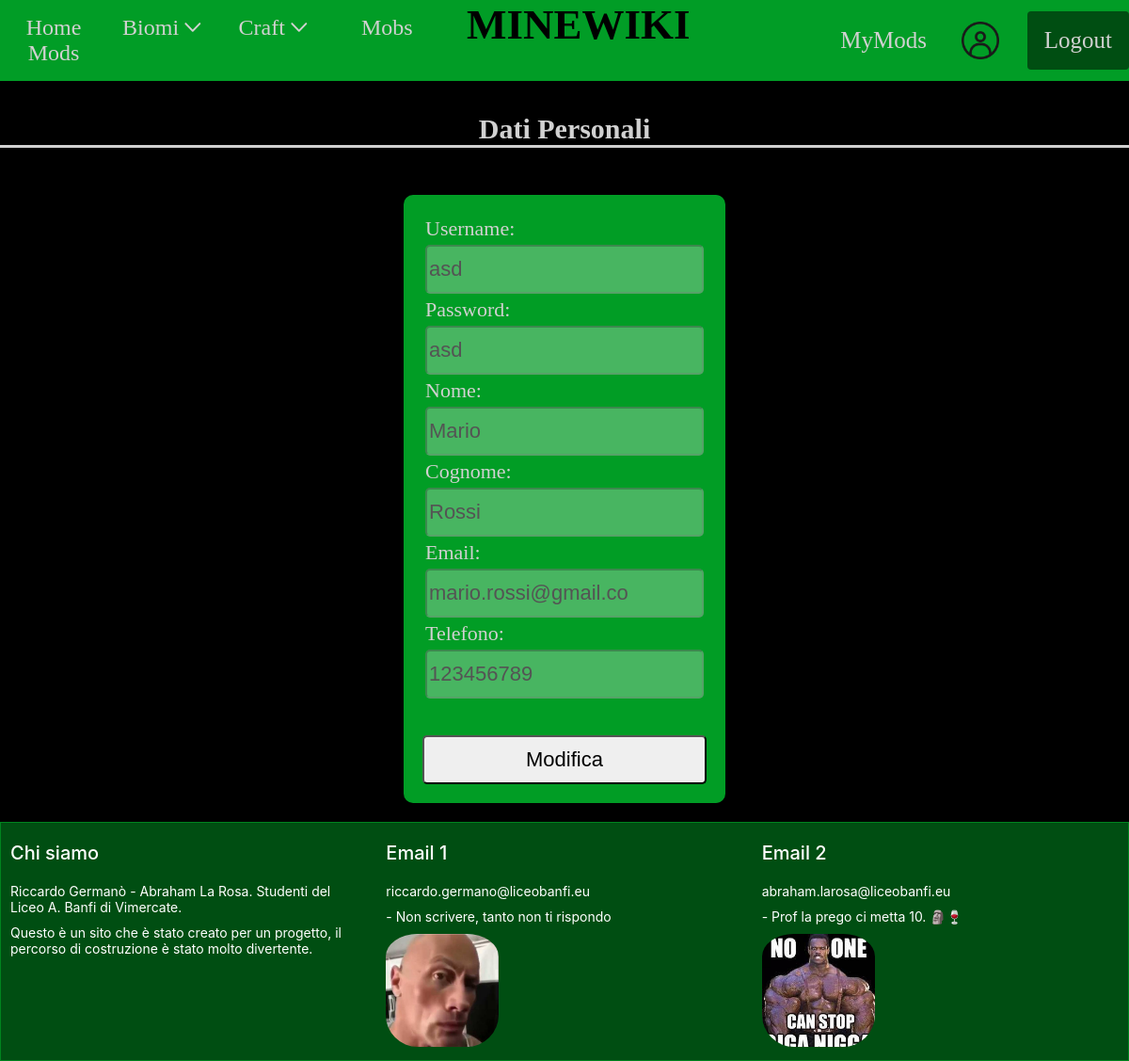
Page /pagine/mydata.php (signed in) on the earlier database version.
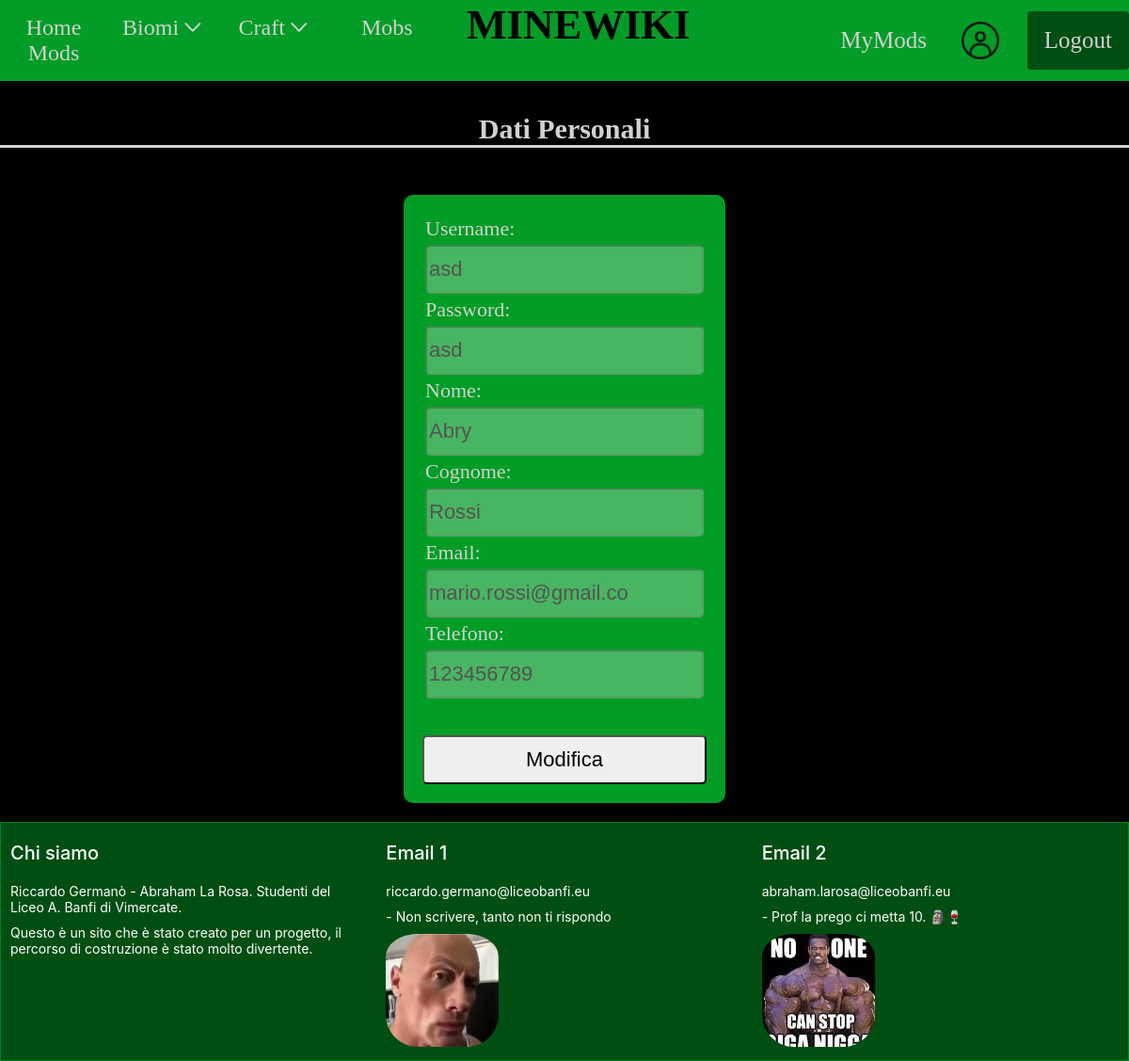
Same page on the later database version.
### tables this page shows
CREATE TABLE IF NOT EXISTS `utenti` (
  `username` char(20) NOT NULL,
  `password` char(20) NOT NULL,
  `nome` char(20) DEFAULT NULL,
  `cognome` char(20) DEFAULT NULL,
  `email` char(20) DEFAULT NULL,
  `telefono` char(20) DEFAULT NULL,
  PRIMARY KEY (`username`)
);

### pagine/mydata.php (the view, shortened to what the changed rows need)
<?php
	require('../data/connessione_db.php');
	$user = $_SESSION["user"];
	$modifica = false;
?>
<!DOCTYPE html>
<html>
    <head>
        <link rel="stylesheet" href="../style.css">
    </head>
    <body>
        <div class="cover">
            <div class="cover__content">
                <header>
                    <?php
                        require("nav.php")
                    ?>
                </header>
                <main>
                    <div class="container" id="mydata">
                        <h2 style="text-align:center; padding-top:20px">Dati Personali</h2>
                        <?php
                            $mysql = "SELECT username, password, nome, cognome, email, telefono
                                FROM utenti
                                WHERE username='$user'";
                            $ris = $conn->query($mysql) or die("<p>Query fallita!</p>");
                            foreach($ris as $riga){
                            }
                        ?>
                        <div class="mydata_content">
                            <form action="<?php $_SERVER['PHP_SELF'] ?>" method="post">
                                <div class="mydata_table">
                                    <table>
                                        <tr>
                                            <td><input type="text" name="user" value="<?php echo $riga["username"]; ?>" disabled="disabled"></td>
                                        </tr>
                                        <tr>
                                            <td><input type="text" name="password" value="<?php echo $riga["password"]; ?>" <?php if(!$modifica) echo "disabled='disabled'"?>></td>
                                        </tr>
                                        <tr>
                                        <td><input type="text" name="nome" value="<?php echo $riga["nome"]; ?>" <?php if(!$modifica) echo "disabled='disabled'"?>></td>
                                        </tr>
                                        <tr>
                                            <td><input type="text" name="cognome" value="<?php echo $riga["cognome"]; ?>" <?php if(!$modifica) echo "disabled='disabled'"?>></td>
                                        </tr>
                                        <tr>
                                            <td><input type="text" name="email" value="<?php echo $riga["email"]; ?>" <?php if(!$modifica) echo "disabled='disabled'"?>></td>
                                        </tr>
                                        <tr>
                                            <td><input type="text" name="telefono" value="<?php echo $riga["telefono"]; ?>" <?php if(!$modifica) echo "disabled='disabled'"?>></td>
                                        </tr>
                                    </table>
                                    <br>
                                    <br>
                                </div>
                            </form>
                        </div>
                    </div>
                </main>
            </div>
        </div>
    </body>
        <link rel="stylesheet" href="https://cdnjs.cloudflare.com/ajax/libs/flickity/3.0.0/flickity.min.css" />
</html>

Differences in the rows shown:
changed utenti "asd": nome "Mario" → "Abry"
